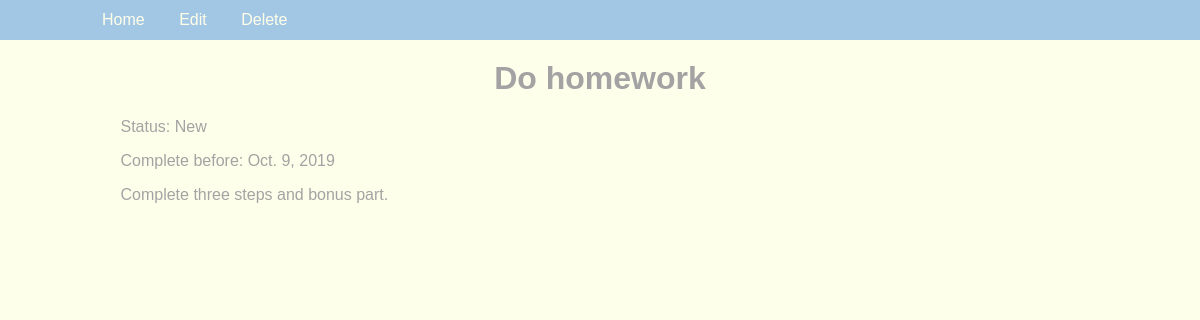
Page /article/3/ on the committed database.
### webapp/models.py (models this page shows, shortened)
class Task(models.Model):
    description = models.TextField(max_length=500, null=False, blank=False, verbose_name='Описание')
    detailed = models.TextField(max_length=3000, null=True, blank=True, default="", verbose_name="Подробнее")
    status = models.CharField(max_length=50, null=False, blank=True, default=STATUS_CHOICES[0][0],
                              choices=STATUS_CHOICES, verbose_name='Статус')
    complete_before = models.DateField(max_length=10, null=True, blank=True, default=None, verbose_name='Выполнить до')

### webapp/views.py (the view)
# urls.py: path("article/<int:pk>/", task_view, name="task_view"),
def task_view(request, pk):
    task = get_object_or_404(Task, pk=pk)
    return render(request, "task.html", context={"task": task})

### webapp/templates/task.html (shortened to what this page needs)
{% extends 'base.html' %}
{% block menu %}
    <li><a href="{% url 'task_update' task.pk %}">Edit</a></li>
    <li><a href="{% url 'task_delete' task.pk %}">Delete</a></li>
{% endblock %}
{% block content %}
    <div class="container">
        <h1>{{ task.description }}</h1>
        <p>Status: {{ task.get_status_display }}</p>
        <p>Complete before: {{ task.complete_before }}</p>
        <div class="box">{{ task.detailed }}</div>
    </div>
{% endblock %}

### webapp/static/css/style.css (style rules this page uses)
body { background: #FEFFEA; color: #A3A3A3; font-family: Arial, sans-serif; margin-top: 60px; max-width: 1500px; }
h1 { text-align: center; }
a { color:#D3C1C3 }
.container { max-width: 1200px; width: 90%; margin: 0 auto; }
.box { white-space: pre-wrap; }
.menu li { display: inline-block; }
.menu a { display: inline-block; text-decoration: none; color: inherit; padding: 5px 15px; }

### rows in the picture
Task: description "Do homework", status "New", complete_before "Oct. 9, 2019", detailed "Complete three steps and bonus part."
